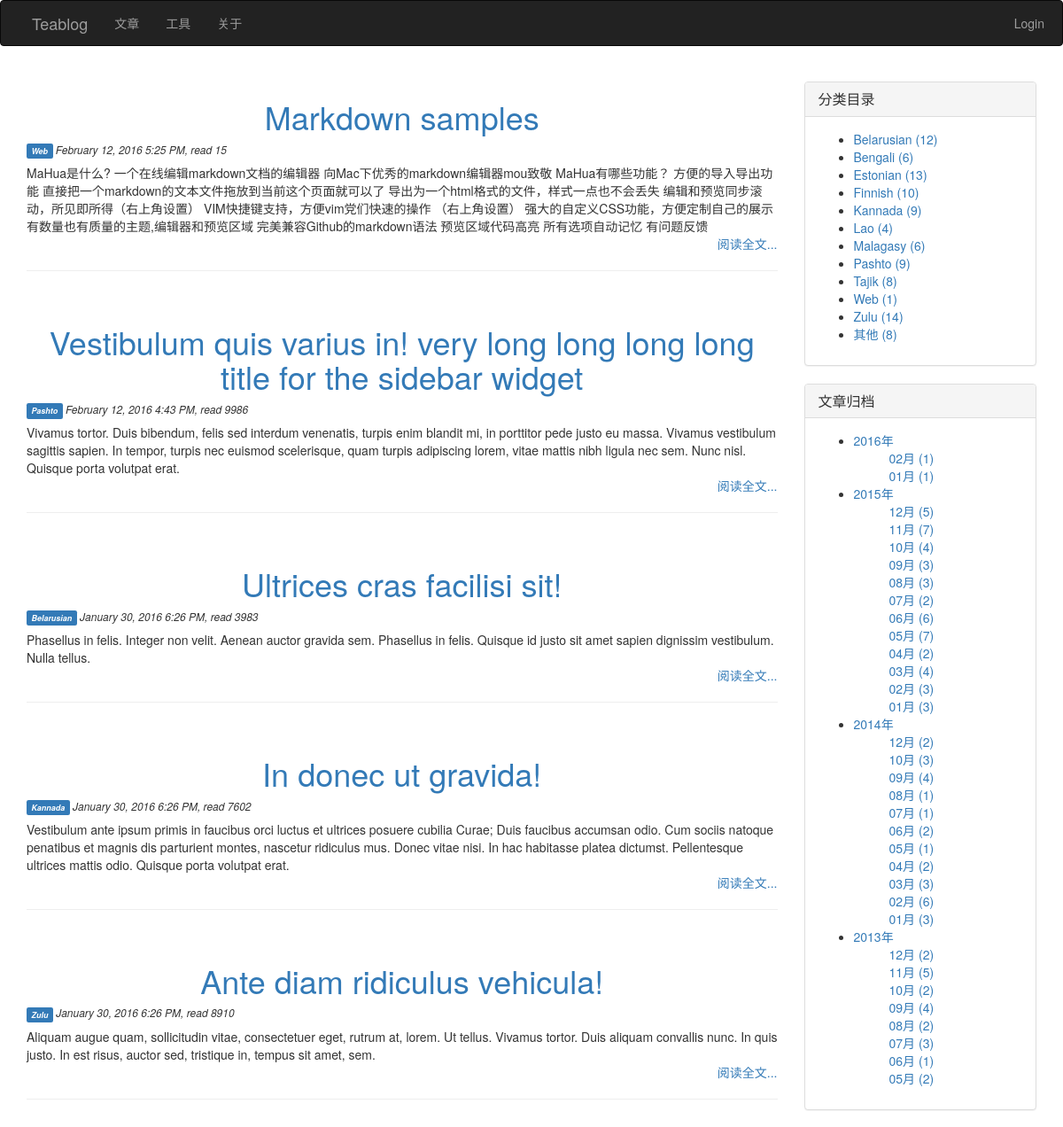
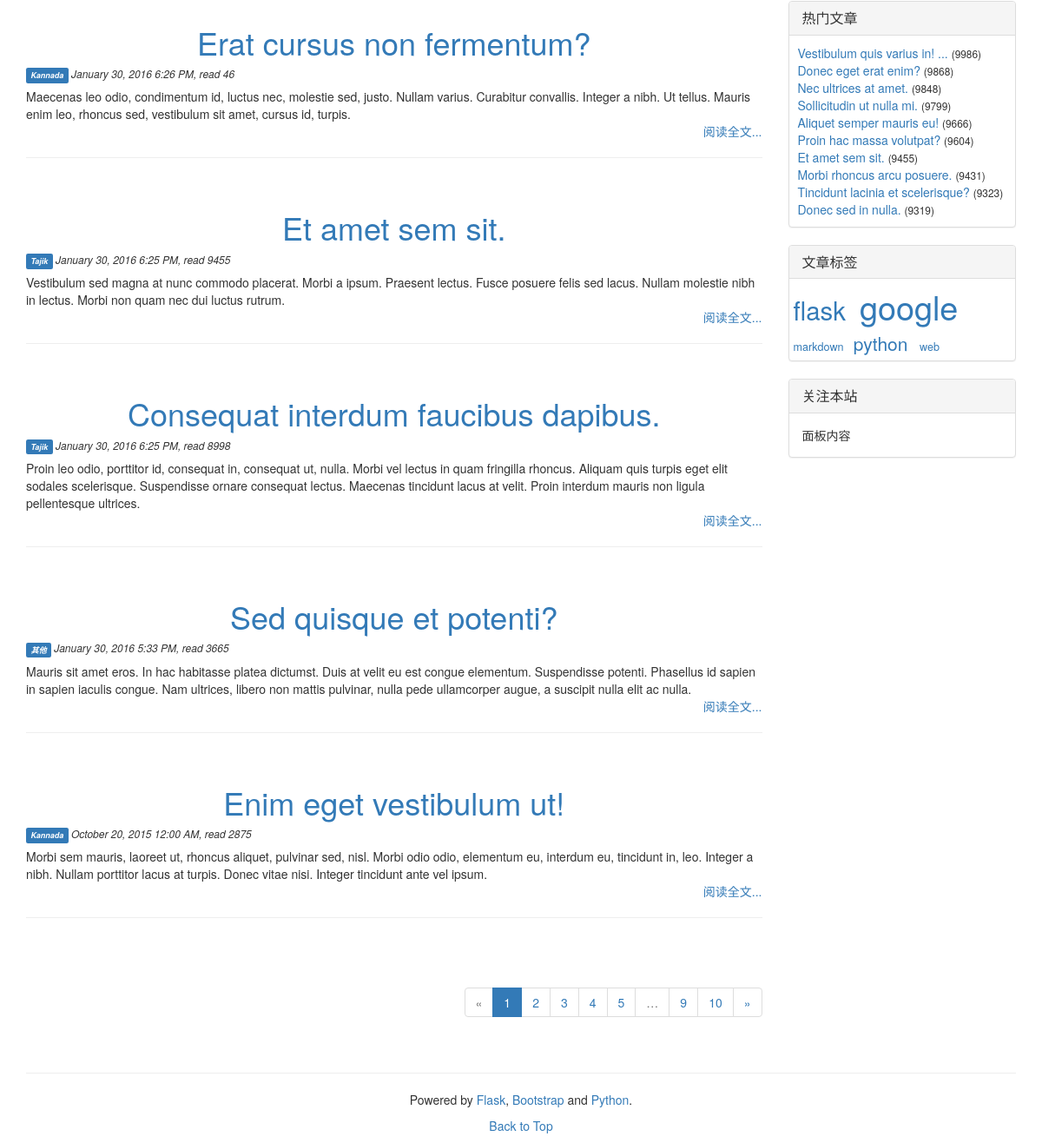
The page / on the database its author committed (2 pictures, top to bottom).
### index.py (models this page shows, shortened)
class Article(db.Model):
    __tablename__ = 'articles'
    id = db.Column(db.Integer, primary_key=True)
    title = db.Column(db.Unicode(128), unique=True, index=True, nullable=False)
    content = db.Column(db.UnicodeText) # plain-text or markdown
    content_html = db.Column(db.UnicodeText) # html
    content_pre = db.Column(db.UnicodeText) # several top lines for preview in 'index' page
    content_size = db.Column(db.Integer)
    time_created = db.Column(db.DateTime, index=True, default=datetime.now())
    time_modified = db.Column(db.DateTime, index=True, default=datetime.now())
    read_count = db.Column(db.Integer)
    private = db.Column(db.Boolean) # non-public, or hidden
    category_id = db.Column(db.Integer, db.ForeignKey('categories.id'))
    series_id = db.Column(db.Integer, db.ForeignKey('series.id'), nullable=True) # could be null
    tags = db.Column(db.Unicode(256), index=True, nullable=True) # space separated tag worlds

class Category(db.Model):
    __tablename__ = 'categories'
    id = db.Column(db.Integer, primary_key=True)
    name = db.Column(db.Unicode(32), unique=True, index=True, nullable=False)
    articles = db.relationship('Article', backref='category', lazy='dynamic')

### index.py (the view)
@app.route('/')
def index():
    page = request.args.get('page', 1, type=int)
    pagination = Article.query.order_by(Article.time_modified.desc()).paginate(
                    page, per_page=app.config['TEABLOG_ARTICLES_PER_PAGE'], error_out=True)
    articles = pagination.items
    return render_template('index.html', articles=articles, pagination=pagination)

### index.py (called while the page is built)
def update_tags_cache(articles=None, reverse=False):
    tags = {}
    if not articles:
        articles = Article.query.order_by(Article.title).all()
    for article in articles:
        if not article.tags:
            continue
        for tag in article.tags.split():
            tags.setdefault(tag, set())
            tags[tag].add(article)
    return sorted(tags.items(), reverse=reverse) # _list_ of item: ('tag', {art1, art2, ...})

### templates/index.html (shortened to what this page needs)
{% extends 'base.html' %}
{% block page_content %}
{% for article in articles %}
<div class="post">
	<h1 class="post-title text-center"><a href="{{ url_for('article', id=article.id) }}">{{ article.title }}</a></h1>
    <p class="date">
        <h6>
            <em>
                <a href="{{ url_for('articles', by='category') }}#{{ article.category.name }}">
                    <span class="label label-primary">{{ article.category.name }}</span>
                </a>
                {{ moment(article.time_modified).format('LLL') }}, read {{ article.read_count }}
            </em>
        </h6>
    </p>
	<div class="post_body">
        {% if article.content_pre %}
            {{ article.content_pre|striptags }}
        {% elif article.content_html %}
            {{ article.content_html|striptags }}
        {% else %}
            {{ article.content }}
        {% endif %}
    </div>
    <p class="text-right"><a href="{{ url_for('article', id=article.id) }}">阅读全文...</a></p>
    <hr><br>
</div>
{% endfor %}
<div class="pagination pull-right">
    {{ macros.widget_pagination(pagination, 'index') }}
</div>
{% endblock %}

### templates/base.html (shortened to what this page needs)
{% extends 'bootstrap/base.html' %}
{% import '_macros.html' as macros %}
{% block head %}
    {{ super() }}
    <link rel="stylesheet" href="{{ url_for('static', filename='css/teablog.css') }}">
    <link rel="stylesheet" href="{{ url_for('static', filename='css/pygments-css/friendly.css') }}">
{% endblock %}
{% block navbar %}
<div class="navbar navbar-inverse" role="navigation" style="padding:0 20px">
	<div class="navbar-header">
		<a class="navbar-brand" href="{{ url_for('index') }}">Teablog</a>
	</div>
	<div>
		<ul class="nav navbar-nav">
			{% if current_user.is_authenticated() %}
            <li class="dropdown">
                <a href="{{ url_for('articles') }}" class="dropdown-toggle" data-toggle="dropdown">文章<b class="caret"></b></a>
                <ul class="dropdown-menu">
                   <li><a href="{{ url_for('articles') }}">所有文章</a></li>
                   <li><a href="{{ url_for('edit', opid='new') }}">写文章</a></li>
                   <li><a href="{{ url_for('admin.index') }}" target="_blank">管理</a></li>
                </ul>
            </li>
			{% else %}
            <li><a href="{{ url_for('articles') }}">文章</a></li>
			{% endif %}
			<li><a href="{{ url_for('tools') }}">工具</a></li>
			<li><a href="{{ url_for('about') }}">关于</a></li>
		</ul>
		<ul class="nav navbar-nav navbar-right">
			{% if current_user.is_authenticated() %}
				<li ><a href="{{ url_for('logout') }}">Logout</a></li>
			{% else %}
				<li ><a href="{{ url_for('login') }}">Login</a></li>
			{% endif %}
		</ul>
	</div>
</div>
{% endblock %}
{% block content %}
<div class="container">
    <div class="row">
        <div class="col-sm-9 blog-main">
        {% block page_content %}
        {% endblock %}
        </div>
        <div class="col-sm-3 blog-sidebar">
        {% block page_sidebar %}
            {{ macros.widget_category(sidebar_data['category'], 'articles') }}
            {{ macros.widget_archive(sidebar_data['archive'], 'articles') }}
            {{ macros.widget_popular(sidebar_data['popular'], 'article') }}
            {{ macros.widget_tags(sidebar_data['tags'], 'articles') }}
            <div class="panel panel-default">
                <div class="panel-heading">
                    <h3 class="panel-title">
                        关注本站
                    </h3>
                </div>
                <div class="panel-body">
                    面板内容
                </div>
            </div>
        {% endblock %}
        </div>
    </div>
    <footer class="blog-footer">
        <hr>
        <p class="text-center">
            Powered by <a href="http://flask.pocoo.org">Flask</a>,
            <a href="http://getbootstrap.com">Bootstrap</a> and <a href="http://python.org">Python</a>.
        </p>
        <p class="text-center">
            <a href="#">Back to Top</a>
        </p>
    </footer>
</div>
{% endblock %}

### templates/_macros.html (shortened to what this page needs)
{% macro widget_pagination(pagination, endpoint) %}
{% if pagination.total %}
<ul class="pagination">
    <li{%if not pagination.has_prev %} class="disabled"{% endif %}>
        <a href="{% if pagination.has_prev %}{{ url_for(endpoint, page=pagination.page-1, **kwargs) }}{% else %}#{% endif %}">
            &laquo;
        </a>
    </li>
    {% for p in pagination.iter_pages() %}
        {% if p %}
            {% if p == pagination.page %}
            <li class="active"><a href="{{ url_for(endpoint, page=p, **kwargs) }}">{{ p }}</a></li>
            {% else %}
            <li><a href="{{ url_for(endpoint, page=p, **kwargs) }}">{{ p }}</a></li>
            {% endif %}
        {% else %}
            <li class="disabled"><a href="#">&hellip;</a></li>
        {% endif %}
    {% endfor %}
    <li{%if not pagination.has_next %} class="disabled"{% endif %}>
        <a href="{% if pagination.has_next %}{{ url_for(endpoint, page=pagination.page+1, **kwargs) }}{% else %}#{% endif %}">
            &raquo;
        </a>
    </li>
</ul>
{% endif %}
{% endmacro %}
{% macro widget_category(data, endpoint) %}
<div class="panel panel-default">
    <div class="panel-heading">
        <h3 class="panel-title">分类目录</h3>
    </div>
    <div class="panel-body">
        <ul>
            {% for category, num in data.items() %}
                <li>
                    <a href="{{ url_for(endpoint, by='category') }}#{{ category.name }}">
                        {{ category.name }} ({{ num }})
                    </a>
                </li>
            {% endfor %}
        </ul>
    </div>
</div>
{% endmacro %}
{% macro widget_archive(data, endpoint) %}
<div class="panel panel-default">
    <div class="panel-heading">
        <h3 class="panel-title">文章归档</h3>
    </div>
    <div class="panel-body">
        <ul>
            {% for year, months in data.items() %}
            <li>
                <a href='#'>{{ year }}年</a>
                {% for month, num in months.items() %}
                <ul>
                    <li style="list-style-type: none">
                        <a href="{{ url_for(endpoint, by='time_created') }}#{{ year }}-{{ month }}">
                            {{ "%02d"|format(month) }}月 ({{ num }})
                        </a>
                    </li>
                </ul>
                {% endfor %}
            </li>
            {% endfor %}
        </ul>
    </div>
</div>
{% endmacro %}
{% macro widget_popular(data, endpoint) %}
<div class="panel panel-default">
    <div class="panel-heading">
        <h3 class="panel-title">热门文章</h3>
    </div>
    <div class="panel-body" style="padding: 10px 5px 10px 10px;">
        {% for article in data %}
        <a href="{{ url_for(endpoint, id=article.id) }}">{{ article.title|truncate(30, True) }}</a> <small>({{ article.read_count }})</small><br>
        {% endfor %}
    </div>
</div>
{% endmacro %}
{% macro widget_tags(data, endpoint) %}
    {% set num_min, num_max = data[0] %}
    {% set font_min, font_max = (90, 270) %}
    {% if num_min == num_max or num_min == -1 %}
    {%      set size_delta = 0 %}
    {% else %}
    {%      set size_delta = ((font_max - font_min) // (num_max - num_min)) %}
    {% endif %}
<div class="panel panel-default">
    <div class="panel-heading">
        <h3 class="panel-title">文章标签</h3>
    </div>
    <div class="panel-body" style="padding: 5px;">
        {% for tag_data in data[1:] %}
        <a href="{{ url_for(endpoint, by='tag') }}#{{ tag_data[0] }}">
            <span style="font-size:{{ (tag_data[1] - num_min) * size_delta + font_min }}%">{{ tag_data[0] }}<span>
        </a>&nbsp;
        {% endfor %}
    </div>
</div>
{% endmacro %}

### rows shown on the page
Article: title "Markdown samples", category.name "Web", time_modified "February 12, 2016 5:25 PM", read_count "15", content_pre "MaHua是什么? 一个在线编辑markdown文档的编辑器 向Mac下优秀的markdown编辑器mou致敬 MaHua有哪些功能？ 方便的导入导出功能 直接把一个markdown的文本文件拖放到当前这个页面就可以了 导出为一个html格式的文件，样式一点也不会丢失 编辑和预览同步滚动，所见即所得（右上角设置） VIM快捷键支持，方便vim党们快速的操作 （右上角设置） 强大的自定义CSS功能，方便定制自己的展示 有数量也有质量的主题,编辑器和预览区域 完美兼容Github的markdown语法 预览区域代码高亮 所有选项自动记忆 有问题反馈", tags "markdown"
Article: title "Vestibulum quis varius in! very long long long long title for the sidebar widget", category.name "Pashto", time_modified "February 12, 2016 4:43 PM", read_count "9986", content_pre "Vivamus tortor. Duis bibendum, felis sed interdum venenatis, turpis enim blandit mi, in porttitor pede justo eu massa. Vivamus vestibulum sagittis sapien. In tempor, turpis nec euismod scelerisque, quam turpis adipiscing lorem, vitae mattis nibh ligula nec sem. Nunc nisl. Quisque porta volutpat erat.", title "Vestibulum quis varius in! ..."
Article: title "Ultrices cras facilisi sit!", category.name "Belarusian", time_modified "January 30, 2016 6:26 PM", read_count "3983", content "Phasellus in felis. Integer non velit. Aenean auctor gravida sem. Phasellus in felis. Quisque id justo sit amet sapien dignissim vestibulum. Nulla tellus."
Article: title "In donec ut gravida!", category.name "Kannada", time_modified "January 30, 2016 6:26 PM", read_count "7602", content "Vestibulum ante ipsum primis in faucibus orci luctus et ultrices posuere cubilia Curae; Duis faucibus accumsan odio. Cum sociis natoque penatibus et magnis dis parturient montes, nascetur ridiculus mus. Donec vitae nisi. In hac habitasse platea dictumst. Pellentesque ultrices mattis odio. Quisque porta volutpat erat."
Article: title "Ante diam ridiculus vehicula!", category.name "Zulu", time_modified "January 30, 2016 6:26 PM", read_count "8910", content "Aliquam augue quam, sollicitudin vitae, consectetuer eget, rutrum at, lorem. Ut tellus. Vivamus tortor. Duis aliquam convallis nunc. In quis justo. In est risus, auctor sed, tristique in, tempus sit amet, sem.", tags "google"
Article: title "Erat cursus non fermentum?", category.name "Kannada", time_modified "January 30, 2016 6:26 PM", read_count "46", content "Maecenas leo odio, condimentum id, luctus nec, molestie sed, justo. Nullam varius. Curabitur convallis. Integer a nibh. Ut tellus. Mauris enim leo, rhoncus sed, vestibulum sit amet, cursus id, turpis."
Article: title "Et amet sem sit.", category.name "Tajik", time_modified "January 30, 2016 6:25 PM", read_count "9455", content "Vestibulum sed magna at nunc commodo placerat. Morbi a ipsum. Praesent lectus. Fusce posuere felis sed lacus. Nullam molestie nibh in lectus. Morbi non quam nec dui luctus rutrum.", tags "flask"
Article: title "Consequat interdum faucibus dapibus.", category.name "Tajik", time_modified "January 30, 2016 6:25 PM", read_count "8998", content "Proin leo odio, porttitor id, consequat in, consequat ut, nulla. Morbi vel lectus in quam fringilla rhoncus. Aliquam quis turpis eget elit sodales scelerisque. Suspendisse ornare consequat lectus. Maecenas tincidunt lacus at velit. Proin interdum mauris non ligula pellentesque ultrices."
Article: title "Sed quisque et potenti?", category.name "其他", time_modified "January 30, 2016 5:33 PM", read_count "3665", content "Mauris sit amet eros. In hac habitasse platea dictumst. Duis at velit eu est congue elementum. Suspendisse potenti. Phasellus id sapien in sapien iaculis congue. Nam ultrices, libero non mattis pulvinar, nulla pede ullamcorper augue, a suscipit nulla elit ac nulla."
Article: title "Enim eget vestibulum ut!", category.name "Kannada", time_modified "October 20, 2015 12:00 AM", read_count "2875", content "Morbi sem mauris, laoreet ut, rhoncus aliquet, pulvinar sed, nisl. Morbi odio odio, elementum eu, interdum eu, tincidunt in, leo. Integer a nibh. Nullam porttitor lacus at turpis. Donec vitae nisi. Integer tincidunt ante vel ipsum."
Category: name "Belarusian", num "12"
Category: name "Bengali", num "6"
Category: name "Estonian", num "13"
Category: name "Finnish", num "10"
Category: name "Kannada", num "9"
Category: name "Lao", num "4"
Category: name "Malagasy", num "6"
Category: name "Pashto", num "9"
Category: name "Tajik", num "8"
Category: name "Web", num "1"
Category: name "Zulu", num "14"
Category: name "其他", num "8"
Article: title "Donec eget erat enim?", read_count "9868"
Article: title "Nec ultrices at amet.", read_count "9848"
Article: title "Sollicitudin ut nulla mi.", read_count "9799"
Article: title "Aliquet semper mauris eu!", read_count "9666"
Article: title "Proin hac massa volutpat?", read_count "9604"
Article: title "Morbi rhoncus arcu posuere.", read_count "9431"
Article: title "Tincidunt lacinia et scelerisque?", read_count "9323"
Article: title "Donec sed in nulla.", read_count "9319"

### other values the page prints
{{ p }} "1"
{{ p }} "2" "3" "4" "5" "9" "10"
{{ year }} "2016" "2015" "2014" "2013"
{{ "%02d"|format(month) }} "02" "01" "12" "11" "10" "09" "08" "07" "06" "05" "04" "03" "02" "01" "12" "10" "09" "08" "07" "06" "05" "04" "03" "02" "01" "12" "11" "10" "09" "08" "07" "06" "05"
{{ num }} "1" "1" "5" "7" "4" "3" "3" "2" "6" "7" "2" "4" "3" "3" "2" "3" "4" "1" "1" "2" "1" "2" "3" "6" "3" "2" "5" "2" "4" "2" "3" "1" "2"
{{ tag_data[0] }} "python" "web"
